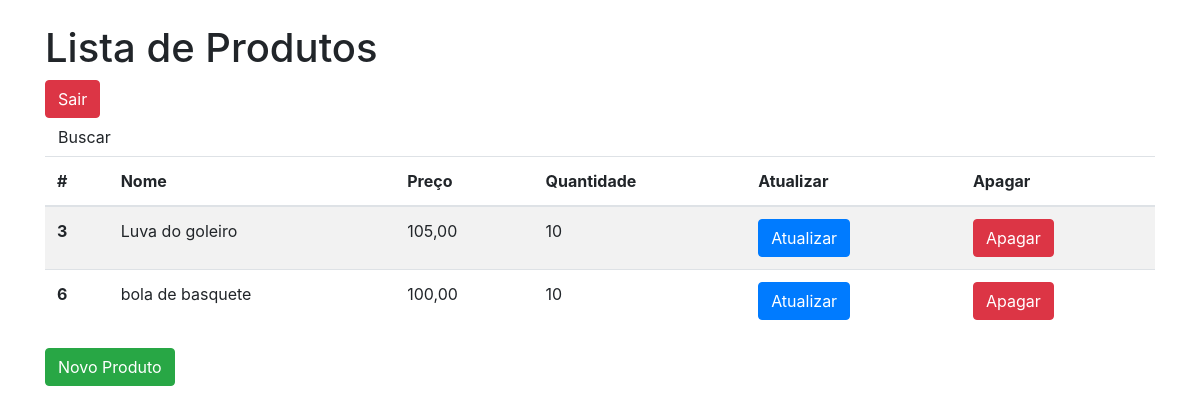
The app's page /produto (signed in), older data.
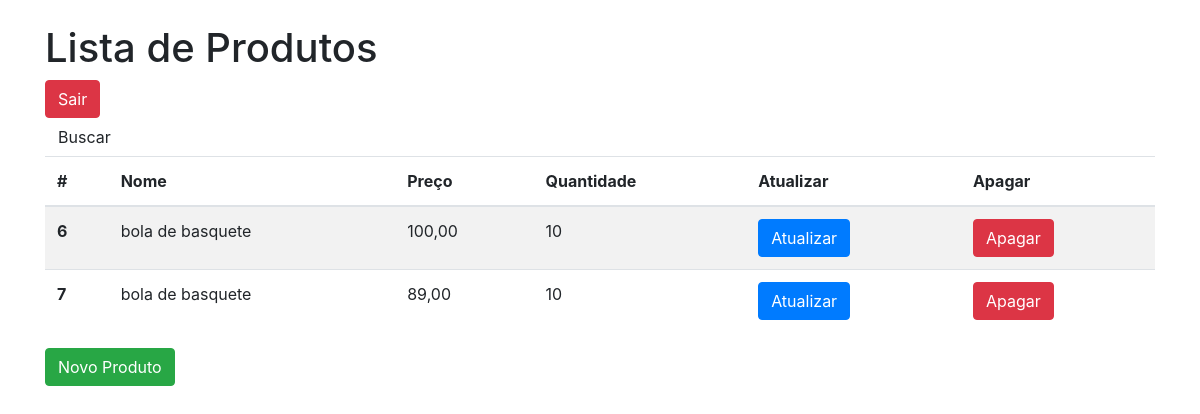
The same page, newer data.
### aplicacao/models.py (models this page shows, shortened)
class Produto(models.Model):
    nome = models.CharField("Nome", max_length=200, null = True)
    preco = models.DecimalField("Preço", decimal_places=2, max_digits=8, null = True)
    qtde = models.PositiveIntegerField("Quantidade", default=0, null = True)

### aplicacao/views.py (the view)
# urls.py: path('produto', views.produto, name="url_produto"),
@login_required(login_url="url_entrar")
def produto(request):
    produtos = Produto.objects.all()
    context = {
        'produtos': produtos,
    }
    return render(request, 'produto.html', context)

### aplicacao/templates/produto.html (shortened to what this page needs)
{% load bootstrap4 %}
<!DOCTYPE html>
<html lang="en">
<head>
  {% bootstrap_css %}
</head>
<body>
  <div class="container my-4">
    <h1>Lista de Produtos</h1>
    <form action="{% url 'url_sair' %}">
      <input type="submit" value="Sair" class="btn btn-danger">
    </form>
<button type="button" class="btn btn-default">
   Buscar
</button>
    <table class="table table-striped table-hover">
      <thead>
        <tr>
          <th scope="col">#</th>
          <th scope="col">Nome</th>
          <th scope="col">Preço</th>
          <th scope="col">Quantidade</th>
          <th scope="col">Atualizar</th>
          <th scope="col">Apagar</th>
        </tr>
      </thead>
      <tbody>
        {% for p in produtos %}
        <tr>
          <th scope="row">{{ p.id }}</th>
          <td>{{ p.nome }}</td>
          <td>{{ p.preco }}</td>
          <td>{{ p.qtde }}</td>
          <td>
            <form action="{% url 'url_atualizar_produto' p.id %}">
              <input type="submit" name="btnAtualizar" value="Atualizar" class="btn btn-primary">
            </form>
          </td>
          <td>
            <form action="{% url 'url_apagar_produto' p.id %}">
              <input type="submit" name="btnApagar" value="Apagar" class="btn btn-danger">
            </form>
          </td>
        </tr>
        {% endfor %}
      </tbody>
    </table>
    <form action="{% url 'url_cad_produto' %}" method="GET">
      <input type="submit" name="btnNovo" value="Novo Produto" class="btn btn-success">
    </form>
  </div>
</body>
</html>

Row changes from the older to the newer data that the page shows:
removed Produto: id "3", nome "Luva do goleiro", preco "105,00", qtde "10"
added Produto: id "7", nome "bola de basquete", preco "89,00", qtde "10"
